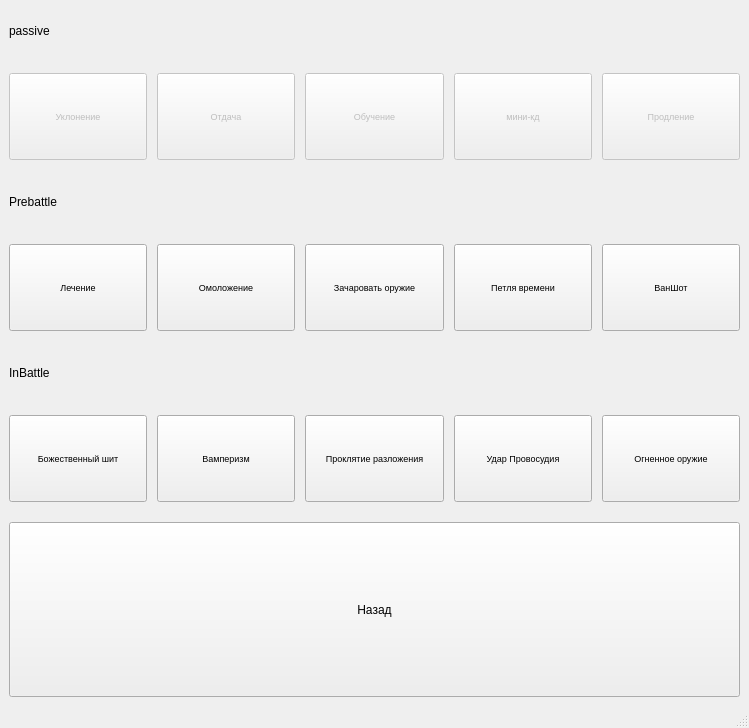
<?xml version="1.0" encoding="UTF-8"?>
<ui version="4.0">
 <class>Ability</class>
 <widget class="QMainWindow" name="Ability">
  <property name="geometry">
   <rect>
    <x>0</x>
    <y>0</y>
    <width>749</width>
    <height>728</height>
   </rect>
  </property>
  <property name="sizePolicy">
   <sizepolicy hsizetype="Preferred" vsizetype="Preferred">
    <horstretch>0</horstretch>
    <verstretch>0</verstretch>
   </sizepolicy>
  </property>
  <property name="windowTitle">
   <string>Ability</string>
  </property>
  <widget class="QWidget" name="centralwidget">
   <layout class="QGridLayout" name="gridLayout" rowstretch="1,2,1,2,1,2,4" columnstretch="1,1,1,1,1">
    <property name="horizontalSpacing">
     <number>10</number>
    </property>
    <property name="verticalSpacing">
     <number>20</number>
    </property>
    <item row="3" column="4">
     <widget class="QPushButton" name="b10">
      <property name="sizePolicy">
       <sizepolicy hsizetype="Minimum" vsizetype="Minimum">
        <horstretch>0</horstretch>
        <verstretch>0</verstretch>
       </sizepolicy>
      </property>
      <property name="font">
       <font>
        <pointsize>7</pointsize>
       </font>
      </property>
      <property name="text">
       <string>ВанШот</string>
      </property>
     </widget>
    </item>
    <item row="3" column="3">
     <widget class="QPushButton" name="b9">
      <property name="sizePolicy">
       <sizepolicy hsizetype="Minimum" vsizetype="Minimum">
        <horstretch>0</horstretch>
        <verstretch>0</verstretch>
       </sizepolicy>
      </property>
      <property name="font">
       <font>
        <pointsize>7</pointsize>
       </font>
      </property>
      <property name="text">
       <string>Петля времени</string>
      </property>
     </widget>
    </item>
    <item row="5" column="1">
     <widget class="QPushButton" name="b12">
      <property name="sizePolicy">
       <sizepolicy hsizetype="Minimum" vsizetype="Minimum">
        <horstretch>0</horstretch>
        <verstretch>0</verstretch>
       </sizepolicy>
      </property>
      <property name="font">
       <font>
        <pointsize>7</pointsize>
       </font>
      </property>
      <property name="text">
       <string>Вамперизм</string>
      </property>
     </widget>
    </item>
    <item row="3" column="2">
     <widget class="QPushButton" name="b8">
      <property name="sizePolicy">
       <sizepolicy hsizetype="Minimum" vsizetype="Minimum">
        <horstretch>0</horstretch>
        <verstretch>0</verstretch>
       </sizepolicy>
      </property>
      <property name="font">
       <font>
        <pointsize>7</pointsize>
       </font>
      </property>
      <property name="text">
       <string>Зачаровать оружие</string>
      </property>
     </widget>
    </item>
    <item row="5" column="2">
     <widget class="QPushButton" name="b13">
      <property name="sizePolicy">
       <sizepolicy hsizetype="Minimum" vsizetype="Minimum">
        <horstretch>0</horstretch>
        <verstretch>0</verstretch>
       </sizepolicy>
      </property>
      <property name="font">
       <font>
        <pointsize>7</pointsize>
        <strikeout>false</strikeout>
        <kerning>true</kerning>
       </font>
      </property>
      <property name="text">
       <string>Проклятие разложения</string>
      </property>
     </widget>
    </item>
    <item row="0" column="0" colspan="5">
     <widget class="QLabel" name="label">
      <property name="text">
       <string>passive</string>
      </property>
     </widget>
    </item>
    <item row="5" column="3">
     <widget class="QPushButton" name="b14">
      <property name="sizePolicy">
       <sizepolicy hsizetype="Minimum" vsizetype="Minimum">
        <horstretch>0</horstretch>
        <verstretch>0</verstretch>
       </sizepolicy>
      </property>
      <property name="font">
       <font>
        <pointsize>7</pointsize>
       </font>
      </property>
      <property name="text">
       <string>Удар Провосудия</string>
      </property>
     </widget>
    </item>
    <item row="2" column="0" colspan="5">
     <widget class="QLabel" name="label_2">
      <property name="text">
       <string>Prebattle</string>
      </property>
     </widget>
    </item>
    <item row="5" column="4">
     <widget class="QPushButton" name="b15">
      <property name="sizePolicy">
       <sizepolicy hsizetype="Minimum" vsizetype="Minimum">
        <horstretch>0</horstretch>
        <verstretch>0</verstretch>
       </sizepolicy>
      </property>
      <property name="font">
       <font>
        <pointsize>7</pointsize>
       </font>
      </property>
      <property name="text">
       <string>Огненное оружие</string>
      </property>
     </widget>
    </item>
    <item row="1" column="3">
     <widget class="QPushButton" name="b4">
      <property name="enabled">
       <bool>false</bool>
      </property>
      <property name="sizePolicy">
       <sizepolicy hsizetype="Minimum" vsizetype="Minimum">
        <horstretch>0</horstretch>
        <verstretch>0</verstretch>
       </sizepolicy>
      </property>
      <property name="font">
       <font>
        <pointsize>7</pointsize>
       </font>
      </property>
      <property name="text">
       <string>мини-кд</string>
      </property>
     </widget>
    </item>
    <item row="1" column="0">
     <widget class="QPushButton" name="b1">
      <property name="enabled">
       <bool>false</bool>
      </property>
      <property name="sizePolicy">
       <sizepolicy hsizetype="Minimum" vsizetype="Minimum">
        <horstretch>0</horstretch>
        <verstretch>0</verstretch>
       </sizepolicy>
      </property>
      <property name="font">
       <font>
        <pointsize>7</pointsize>
       </font>
      </property>
      <property name="text">
       <string>Уклонение</string>
      </property>
     </widget>
    </item>
    <item row="1" column="2">
     <widget class="QPushButton" name="b3">
      <property name="enabled">
       <bool>false</bool>
      </property>
      <property name="sizePolicy">
       <sizepolicy hsizetype="Minimum" vsizetype="Minimum">
        <horstretch>0</horstretch>
        <verstretch>0</verstretch>
       </sizepolicy>
      </property>
      <property name="font">
       <font>
        <pointsize>7</pointsize>
       </font>
      </property>
      <property name="text">
       <string>Обучение</string>
      </property>
     </widget>
    </item>
    <item row="1" column="4">
     <widget class="QPushButton" name="b5">
      <property name="enabled">
       <bool>false</bool>
      </property>
      <property name="sizePolicy">
       <sizepolicy hsizetype="Minimum" vsizetype="Minimum">
        <horstretch>0</horstretch>
        <verstretch>0</verstretch>
       </sizepolicy>
      </property>
      <property name="font">
       <font>
        <pointsize>7</pointsize>
       </font>
      </property>
      <property name="text">
       <string>Продление</string>
      </property>
     </widget>
    </item>
    <item row="1" column="1">
     <widget class="QPushButton" name="b2">
      <property name="enabled">
       <bool>false</bool>
      </property>
      <property name="sizePolicy">
       <sizepolicy hsizetype="Minimum" vsizetype="Minimum">
        <horstretch>0</horstretch>
        <verstretch>0</verstretch>
       </sizepolicy>
      </property>
      <property name="font">
       <font>
        <pointsize>7</pointsize>
       </font>
      </property>
      <property name="text">
       <string>Отдача</string>
      </property>
     </widget>
    </item>
    <item row="6" column="0" colspan="5">
     <widget class="QPushButton" name="pushButton">
      <property name="sizePolicy">
       <sizepolicy hsizetype="Minimum" vsizetype="Minimum">
        <horstretch>0</horstretch>
        <verstretch>0</verstretch>
       </sizepolicy>
      </property>
      <property name="text">
       <string>Назад</string>
      </property>
     </widget>
    </item>
    <item row="3" column="1">
     <widget class="QPushButton" name="b7">
      <property name="sizePolicy">
       <sizepolicy hsizetype="Minimum" vsizetype="Minimum">
        <horstretch>0</horstretch>
        <verstretch>0</verstretch>
       </sizepolicy>
      </property>
      <property name="font">
       <font>
        <pointsize>7</pointsize>
       </font>
      </property>
      <property name="text">
       <string>Омоложение</string>
      </property>
     </widget>
    </item>
    <item row="3" column="0">
     <widget class="QPushButton" name="b6">
      <property name="sizePolicy">
       <sizepolicy hsizetype="Minimum" vsizetype="Minimum">
        <horstretch>0</horstretch>
        <verstretch>0</verstretch>
       </sizepolicy>
      </property>
      <property name="font">
       <font>
        <pointsize>7</pointsize>
       </font>
      </property>
      <property name="text">
       <string>Лечение</string>
      </property>
     </widget>
    </item>
    <item row="5" column="0">
     <widget class="QPushButton" name="b11">
      <property name="sizePolicy">
       <sizepolicy hsizetype="Minimum" vsizetype="Minimum">
        <horstretch>0</horstretch>
        <verstretch>0</verstretch>
       </sizepolicy>
      </property>
      <property name="font">
       <font>
        <pointsize>7</pointsize>
       </font>
      </property>
      <property name="text">
       <string>Божественный шит</string>
      </property>
     </widget>
    </item>
    <item row="4" column="0" colspan="5">
     <widget class="QLabel" name="label_3">
      <property name="sizePolicy">
       <sizepolicy hsizetype="Minimum" vsizetype="Minimum">
        <horstretch>0</horstretch>
        <verstretch>0</verstretch>
       </sizepolicy>
      </property>
      <property name="text">
       <string>InBattle</string>
      </property>
     </widget>
    </item>
   </layout>
  </widget>
  <widget class="QMenuBar" name="menubar">
   <property name="geometry">
    <rect>
     <x>0</x>
     <y>0</y>
     <width>749</width>
     <height>21</height>
    </rect>
   </property>
  </widget>
  <widget class="QStatusBar" name="statusbar"/>
 </widget>
 <resources/>
 <connections/>
</ui>
